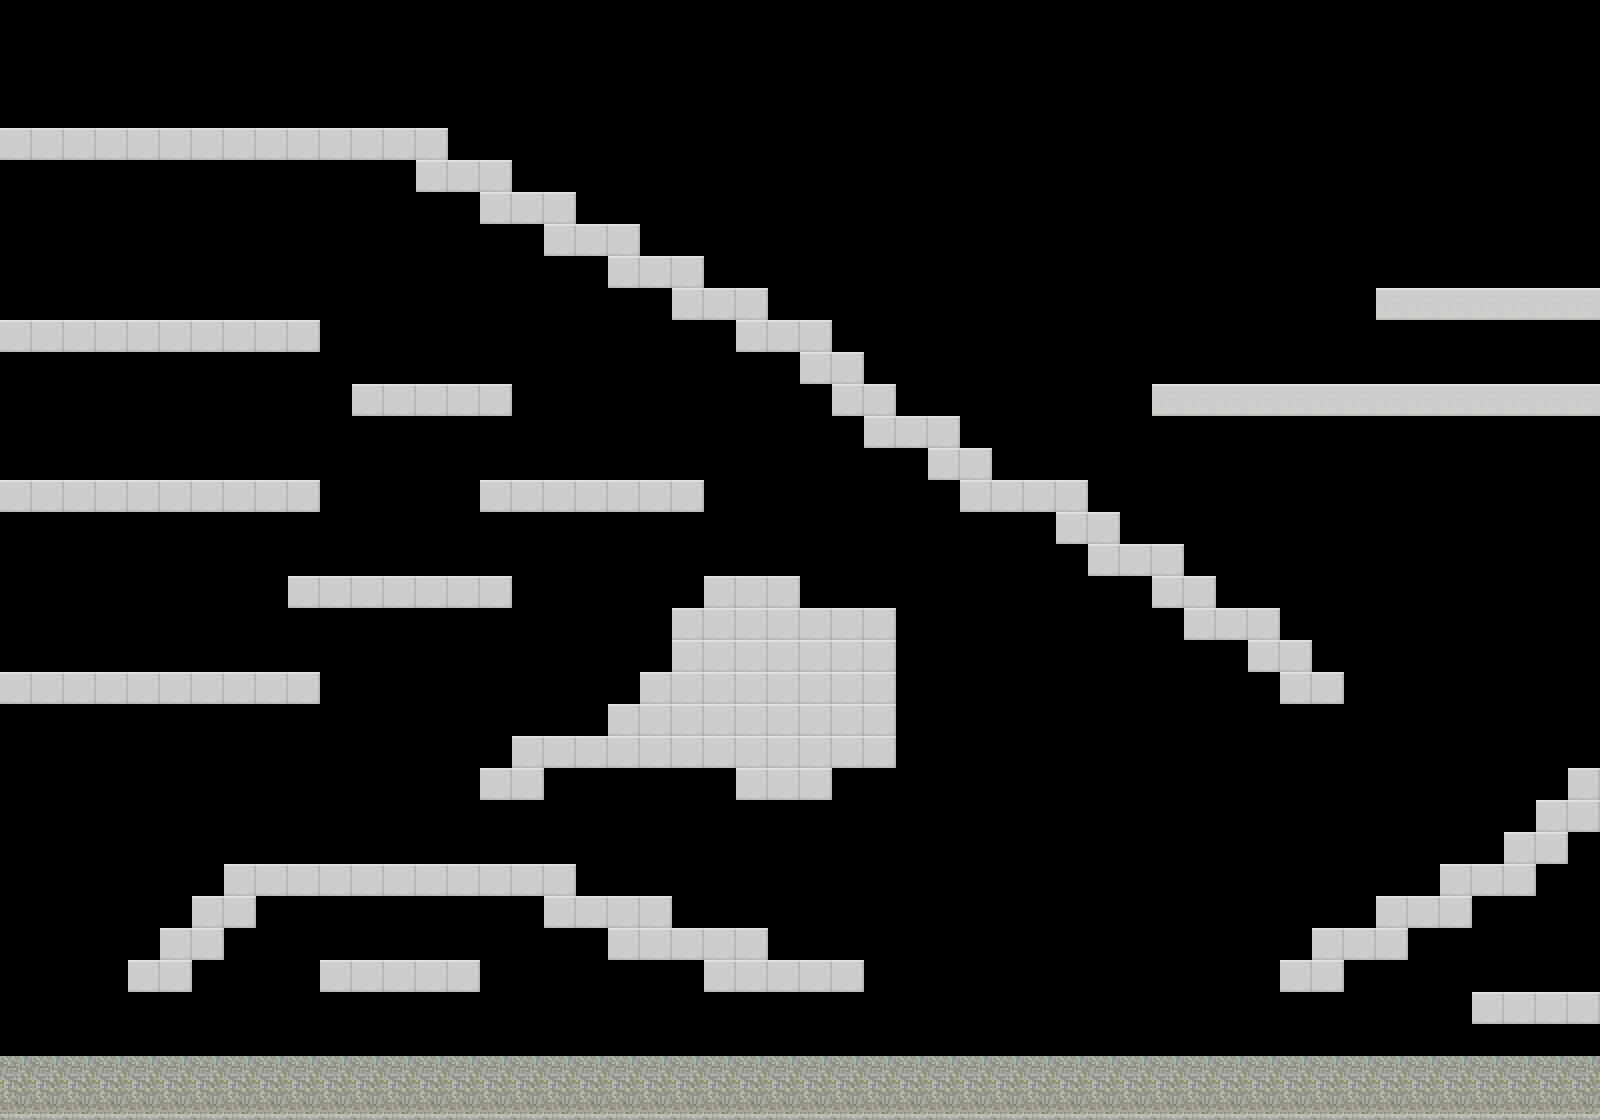

The image is a tile-based game level rendered from a .tmx file. Its description and source (layers, tilesets, objects; grid data summarised) follow:
An orthogonal 50x35 tile map with 32x32 px tiles, 1 tile layer (Tile Layer 1).

<map version="1.0" orientation="orthogonal" renderorder="right-down" width="50" height="35" tilewidth="32" tileheight="32" nextobjectid="1">
 <tileset firstgid="1" name="scifi_platformTiles_32x32" tilewidth="32" tileheight="32" tilecount="805">
  <image source="scifi_platformTiles_32x32.png" width="1120" height="736" />
 </tileset>
 <layer name="Tile Layer 1" width="50" height="35">
  <data>[1750 cells, 336 non-empty, 4 distinct tile ids]</data>
 </layer>
</map>
